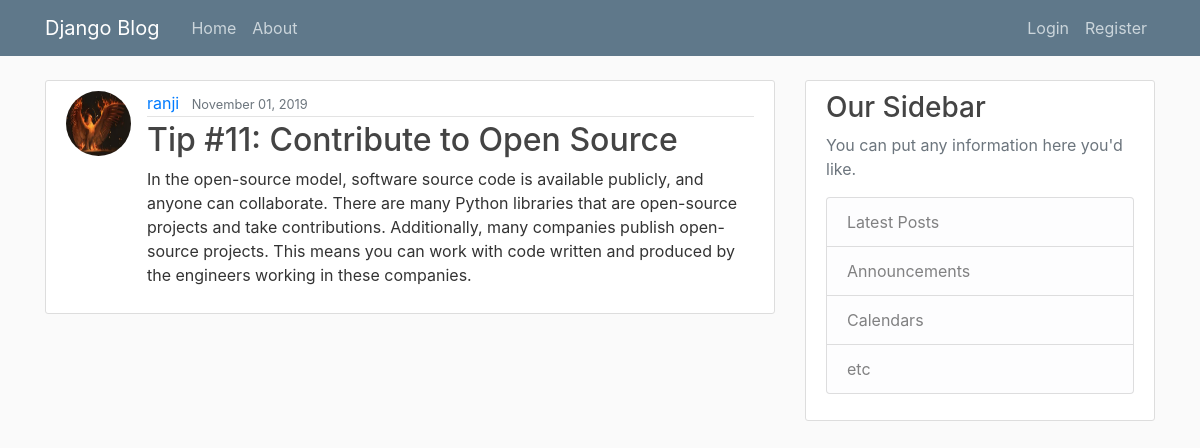
The app's page /post/18/ with its own data.
### polls/models.py (models this page shows, shortened)
class post(models.Model):
    title = models.CharField(max_length=100)
    content = models.TextField()
    date_posted = models.DateTimeField(default=timezone.now)
    author = models.ForeignKey(User, on_delete=models.CASCADE)

### users/models.py (models this page shows, shortened)
class Profile(models.Model):
    user = models.OneToOneField(User, on_delete=models.CASCADE)
    image = models.ImageField(default= 'default.jpg', upload_to= 'profile_pics')

### polls/views.py (the view)
# urls.py: path('post/<int:pk>/', PostDetailView.as_view(), name="post-detail"),
class PostDetailView(DetailView):
    model = post

### polls/templates/polls/post_detail.html (shortened to what this page needs)
{% extends "polls/base.html" %}
{% block content %}
        <article class="media content-section">
            <img class="rounded-circle article-img" src="{{ object.author.profile.image.url }}">
          <div class="media-body">
            <div class="article-metadata">
              <a class="mr-2" href="{% url 'user-posts' object.author.username %}">{{ object.author }}</a>
              <small class="text-muted">{{ object.date_posted|date:"F d, Y"}}</small>
            </div>
            <h2 class="article-title">{{ object.title }}</h2>
            <p class="article-content">{{ object.content }}</p>
          </div>
        </article>
{% endblock content %}

### polls/static/polls/main.css (style rules this page uses)
body { background: #fafafa; color: #333333; margin-top: 5rem; }
h1, h2, h3, h4, h5, h6 { color: #444444; }
.content-section { background: #ffffff; padding: 10px 20px; border: 1px solid #dddddd; border-radius: 3px; margin-bottom: 20px; }
.article-title { color: #444444; }
.article-content { white-space: pre-line; }
.article-img { height: 65px; width: 65px; margin-right: 16px; }
.article-metadata { padding-bottom: 1px; margin-bottom: 4px; border-bottom: 1px solid #e3e3e3 }

### records on screen
post: author.profile.image (picture), author "ranji", date_posted "November 01, 2019", title "Tip #11: Contribute to Open Source", content "In the open-source model, software source code is available publicly, and anyone can collaborate. There are many Python libraries that are open-source projects and take contributions. Additionally, many companies publish open-source projects. This means you can work with code written and produced by the engineers working in these companies."
